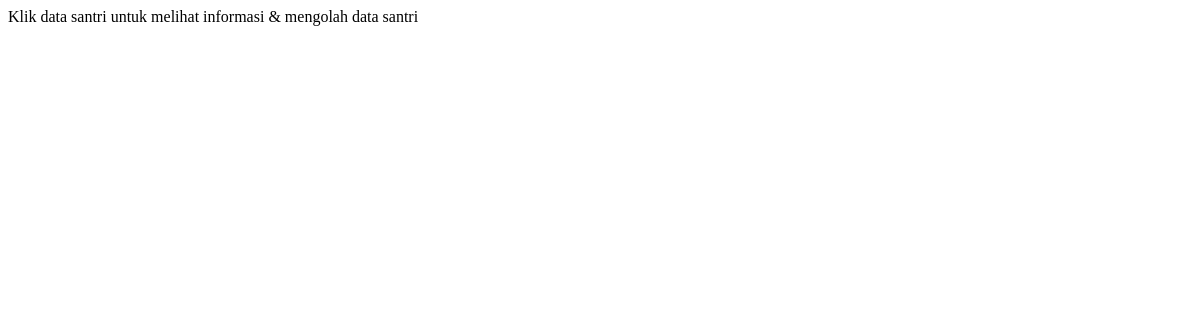
The page /admin/absensi.php on the database as committed earlier.
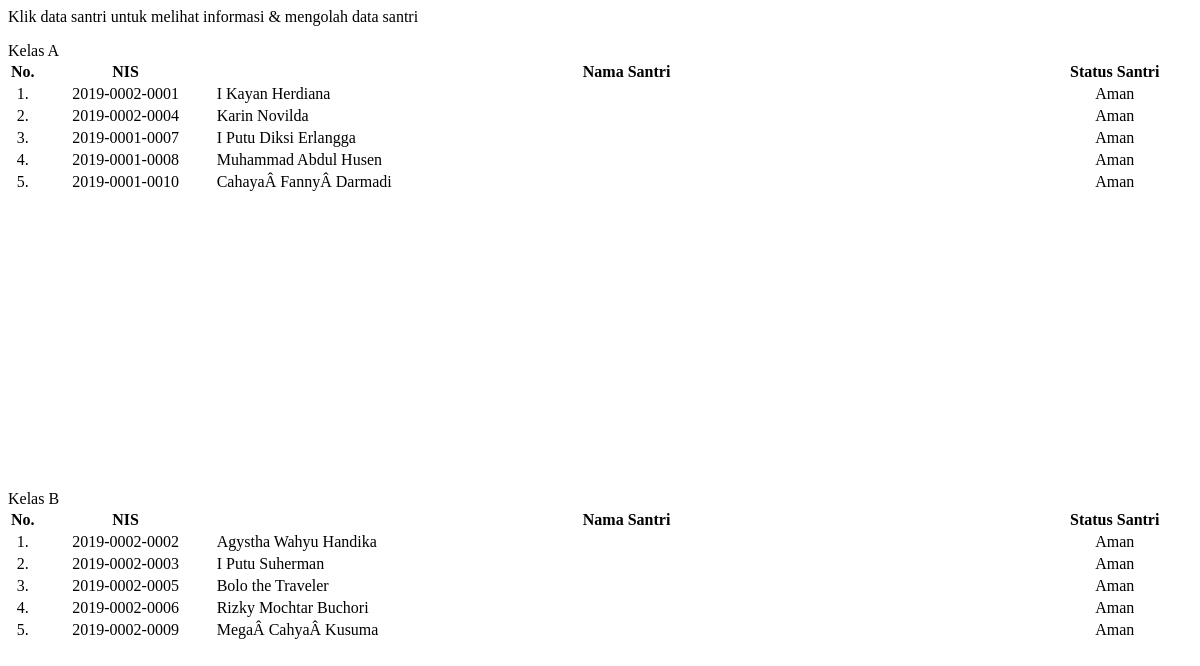
The same page on the database as committed later.
### tables this page shows
CREATE TABLE `tbkelas` (
  `IdKelas` int(11) NOT NULL,
  `NamaKelas` varchar(50) NOT NULL,
  `TahunKelas` int(11) NOT NULL,
  `KeteranganKelas` text NOT NULL
);

CREATE TABLE `tbsantri` (
  `IdSantri` int(11) NOT NULL,
  `NIS` varchar(20) NOT NULL,
  `TglInput` date NOT NULL,
  `Nama` varchar(50) NOT NULL,
  `NamaLengkap` varchar(100) NOT NULL,
  `JenisKelamin` int(2) NOT NULL,
  `TempatLahir` varchar(40) NOT NULL,
  `TglLahir` date NOT NULL,
  `AnakKe` int(5) NOT NULL,
  `Dari` int(11) NOT NULL,
  `Bahasa` varchar(40) NOT NULL,
  `KebutuhanKhusus` varchar(30) NOT NULL,
  `SekolahTerakhir` varchar(20) NOT NULL,
  `NamaSekolah` varchar(50) NOT NULL,
  `AlamatSekolah` text NOT NULL,
  `TinggalDengan` varchar(30) NOT NULL,
  `NomorKK` varchar(50) NOT NULL,
  `NamaJalan` text NOT NULL,
  `RT` varchar(50) NOT NULL,
  `RW` varchar(50) NOT NULL,
  `Desa` varchar(50) NOT NULL,
  `Kecamatan` varchar(100) NOT NULL,
  `Kabupaten` varchar(100) NOT NULL,
  `Provinsi` varchar(100) NOT NULL,
  `StatusSantri` varchar(30) NOT NULL,
  `IdProgram` int(11) NOT NULL,
  `IdKelas` int(11) NOT NULL
);

### admin/absensi.php (the view, shortened to what this page needs)
<?php
    $sql = "SELECT * FROM tbkelas";
    $query = mysqli_query($conn, $sql);
?>
<htmL>
    <p>Klik data santri untuk melihat informasi & mengolah data santri</p>
    <?php
        while($data = mysqli_fetch_object($query)) {
    ?>
    <div class="panel panel-success">
        <div class="panel-heading"><?php echo "Kelas ".$data->NamaKelas?></div>
        <div class="panel-body" style="height:430px;overflow-y: auto;">
            <table class="table table-bordered table-hover">
                <tr>
                    <th width="2%" align="center" style="text-align: center">No. </th>
                    <th align="center" style="text-align: center">NIS</th>
                    <th align="center" style="text-align: center">Nama Santri </th>
                    <th align="center" style="text-align: center">Status Santri</th>
                </tr>
                <?php
                $sql1 = "SELECT * FROM tbsantri WHERE IdKelas = '$data->IdKelas'";
                $query1 = mysqli_query($conn, $sql1);
                $no = 1;
                while ($data1 = mysqli_fetch_object($query1)) {?>
                <tr class="rowHref" data-href="index.php?m=absen_detail&ID=<?php echo $data1->IdSantri?>">
                    <td align="center" width="2%"><?php echo $no++."."?></td>
                    <td align="center" width="15%"><?php echo $data1->NIS?></td>
                    <td width="70%"><?php echo $data1->NamaLengkap?></td>
                    <td style="text-align: center"><?php echo $data1->StatusSantri?></td>
                </tr>
                <?php } ?>
            </table>
        </div>
    </div>
    <?php } ?>
</htmL>

Rows that differ between the two databases and show on the page:
added tbkelas: NamaKelas "A"
added tbsantri: NIS "2019-0002-0001", NamaLengkap "I Kayan Herdiana", StatusSantri "Aman", shown under "A"
added tbsantri: NIS "2019-0002-0004", NamaLengkap "Karin Novilda", StatusSantri "Aman", shown under "A"
added tbsantri: NIS "2019-0001-0007", NamaLengkap "I Putu Diksi Erlangga", StatusSantri "Aman", shown under "A"
added tbsantri: NIS "2019-0001-0008", NamaLengkap "Muhammad Abdul Husen", StatusSantri "Aman", shown under "A"
added tbsantri: NIS "2019-0001-0010", NamaLengkap "CahayaÂ FannyÂ Darmadi", StatusSantri "Aman", shown under "A"
added tbkelas: NamaKelas "B"
added tbsantri: NIS "2019-0002-0002", NamaLengkap "Agystha Wahyu Handika", StatusSantri "Aman", shown under "B"
added tbsantri: NIS "2019-0002-0003", NamaLengkap "I Putu Suherman", StatusSantri "Aman", shown under "B"
added tbsantri: NIS "2019-0002-0005", NamaLengkap "Bolo the Traveler", StatusSantri "Aman", shown under "B"
added tbsantri: NIS "2019-0002-0006", NamaLengkap "Rizky Mochtar Buchori", StatusSantri "Aman", shown under "B"
added tbsantri: NIS "2019-0002-0009", NamaLengkap "MegaÂ CahyaÂ Kusuma", StatusSantri "Aman", shown under "B"
